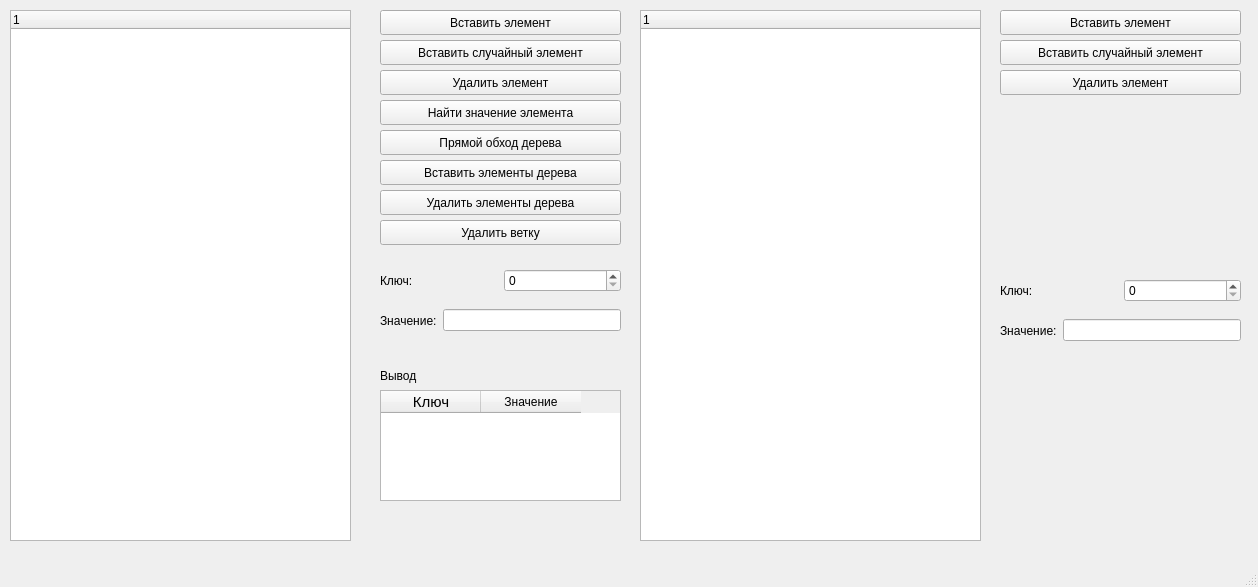
<?xml version="1.0" encoding="UTF-8"?>
<ui version="4.0">
 <class>MainWindow</class>
 <widget class="QMainWindow" name="MainWindow">
  <property name="geometry">
   <rect>
    <x>0</x>
    <y>0</y>
    <width>1258</width>
    <height>587</height>
   </rect>
  </property>
  <property name="windowTitle">
   <string>MainWindow</string>
  </property>
  <widget class="QWidget" name="centralwidget">
   <widget class="QPushButton" name="pushButton_7">
    <property name="geometry">
     <rect>
      <x>380</x>
      <y>220</y>
      <width>241</width>
      <height>25</height>
     </rect>
    </property>
    <property name="text">
     <string>Удалить ветку</string>
    </property>
   </widget>
   <widget class="QLabel" name="labelOutput">
    <property name="geometry">
     <rect>
      <x>380</x>
      <y>510</y>
      <width>241</width>
      <height>31</height>
     </rect>
    </property>
    <property name="text">
     <string/>
    </property>
   </widget>
   <widget class="QLabel" name="label_3">
    <property name="geometry">
     <rect>
      <x>380</x>
      <y>360</y>
      <width>241</width>
      <height>31</height>
     </rect>
    </property>
    <property name="text">
     <string>Вывод</string>
    </property>
   </widget>
   <widget class="QPushButton" name="pushButton_2">
    <property name="geometry">
     <rect>
      <x>380</x>
      <y>70</y>
      <width>241</width>
      <height>25</height>
     </rect>
    </property>
    <property name="text">
     <string>Удалить элемент</string>
    </property>
   </widget>
   <widget class="QTreeWidget" name="treeWidget">
    <property name="geometry">
     <rect>
      <x>10</x>
      <y>10</y>
      <width>341</width>
      <height>531</height>
     </rect>
    </property>
    <column>
     <property name="text">
      <string notr="true">1</string>
     </property>
    </column>
   </widget>
   <widget class="QPushButton" name="pushButton_5">
    <property name="geometry">
     <rect>
      <x>380</x>
      <y>160</y>
      <width>241</width>
      <height>25</height>
     </rect>
    </property>
    <property name="text">
     <string>Вставить элементы дерева</string>
    </property>
   </widget>
   <widget class="QWidget" name="horizontalLayoutWidget_2">
    <property name="geometry">
     <rect>
      <x>380</x>
      <y>260</y>
      <width>241</width>
      <height>41</height>
     </rect>
    </property>
    <layout class="QHBoxLayout" name="horizontalLayout_2">
     <item>
      <widget class="QLabel" name="label">
       <property name="text">
        <string>Ключ:</string>
       </property>
      </widget>
     </item>
     <item>
      <widget class="QSpinBox" name="spinBox"/>
     </item>
    </layout>
   </widget>
   <widget class="QPushButton" name="pushButton_4">
    <property name="geometry">
     <rect>
      <x>380</x>
      <y>130</y>
      <width>241</width>
      <height>25</height>
     </rect>
    </property>
    <property name="text">
     <string>Прямой обход дерева</string>
    </property>
   </widget>
   <widget class="QPushButton" name="pushButton_6">
    <property name="geometry">
     <rect>
      <x>380</x>
      <y>190</y>
      <width>241</width>
      <height>25</height>
     </rect>
    </property>
    <property name="text">
     <string>Удалить элементы дерева</string>
    </property>
   </widget>
   <widget class="QTableWidget" name="tableWidget">
    <property name="geometry">
     <rect>
      <x>380</x>
      <y>390</y>
      <width>241</width>
      <height>111</height>
     </rect>
    </property>
    <column>
     <property name="text">
      <string>Ключ</string>
     </property>
     <property name="font">
      <font>
       <pointsize>11</pointsize>
      </font>
     </property>
    </column>
    <column>
     <property name="text">
      <string>Значение</string>
     </property>
    </column>
   </widget>
   <widget class="QPushButton" name="pushButton_8">
    <property name="geometry">
     <rect>
      <x>380</x>
      <y>40</y>
      <width>241</width>
      <height>25</height>
     </rect>
    </property>
    <property name="text">
     <string>Вставить случайный элемент</string>
    </property>
   </widget>
   <widget class="QWidget" name="horizontalLayoutWidget">
    <property name="geometry">
     <rect>
      <x>380</x>
      <y>300</y>
      <width>241</width>
      <height>41</height>
     </rect>
    </property>
    <layout class="QHBoxLayout" name="horizontalLayout">
     <item>
      <widget class="QLabel" name="label_2">
       <property name="text">
        <string>Значение:</string>
       </property>
      </widget>
     </item>
     <item>
      <widget class="QLineEdit" name="lineEdit"/>
     </item>
    </layout>
   </widget>
   <widget class="QPushButton" name="pushButton">
    <property name="geometry">
     <rect>
      <x>380</x>
      <y>10</y>
      <width>241</width>
      <height>25</height>
     </rect>
    </property>
    <property name="text">
     <string>Вставить элемент</string>
    </property>
   </widget>
   <widget class="QPushButton" name="pushButton_3">
    <property name="geometry">
     <rect>
      <x>380</x>
      <y>100</y>
      <width>241</width>
      <height>25</height>
     </rect>
    </property>
    <property name="text">
     <string>Найти значение элемента</string>
    </property>
   </widget>
   <widget class="QTreeWidget" name="treeWidget_2">
    <property name="geometry">
     <rect>
      <x>640</x>
      <y>10</y>
      <width>341</width>
      <height>531</height>
     </rect>
    </property>
    <column>
     <property name="text">
      <string notr="true">1</string>
     </property>
    </column>
   </widget>
   <widget class="QPushButton" name="pushButton_9">
    <property name="geometry">
     <rect>
      <x>1000</x>
      <y>10</y>
      <width>241</width>
      <height>25</height>
     </rect>
    </property>
    <property name="text">
     <string>Вставить элемент</string>
    </property>
   </widget>
   <widget class="QPushButton" name="pushButton_10">
    <property name="geometry">
     <rect>
      <x>1000</x>
      <y>40</y>
      <width>241</width>
      <height>25</height>
     </rect>
    </property>
    <property name="text">
     <string>Вставить случайный элемент</string>
    </property>
   </widget>
   <widget class="QPushButton" name="pushButton_11">
    <property name="geometry">
     <rect>
      <x>1000</x>
      <y>70</y>
      <width>241</width>
      <height>25</height>
     </rect>
    </property>
    <property name="text">
     <string>Удалить элемент</string>
    </property>
   </widget>
   <widget class="QWidget" name="horizontalLayoutWidget_3">
    <property name="geometry">
     <rect>
      <x>1000</x>
      <y>270</y>
      <width>241</width>
      <height>41</height>
     </rect>
    </property>
    <layout class="QHBoxLayout" name="horizontalLayout_5">
     <item>
      <widget class="QLabel" name="label_4">
       <property name="text">
        <string>Ключ:</string>
       </property>
      </widget>
     </item>
     <item>
      <widget class="QSpinBox" name="spinBox_3"/>
     </item>
    </layout>
   </widget>
   <widget class="QWidget" name="horizontalLayoutWidget_4">
    <property name="geometry">
     <rect>
      <x>1000</x>
      <y>310</y>
      <width>241</width>
      <height>41</height>
     </rect>
    </property>
    <layout class="QHBoxLayout" name="horizontalLayout_6">
     <item>
      <widget class="QLabel" name="label_7">
       <property name="text">
        <string>Значение:</string>
       </property>
      </widget>
     </item>
     <item>
      <widget class="QLineEdit" name="lineEdit_3"/>
     </item>
    </layout>
   </widget>
  </widget>
  <widget class="QMenuBar" name="menubar">
   <property name="geometry">
    <rect>
     <x>0</x>
     <y>0</y>
     <width>1258</width>
     <height>22</height>
    </rect>
   </property>
  </widget>
  <widget class="QStatusBar" name="statusbar"/>
 </widget>
 <resources/>
 <connections/>
</ui>
